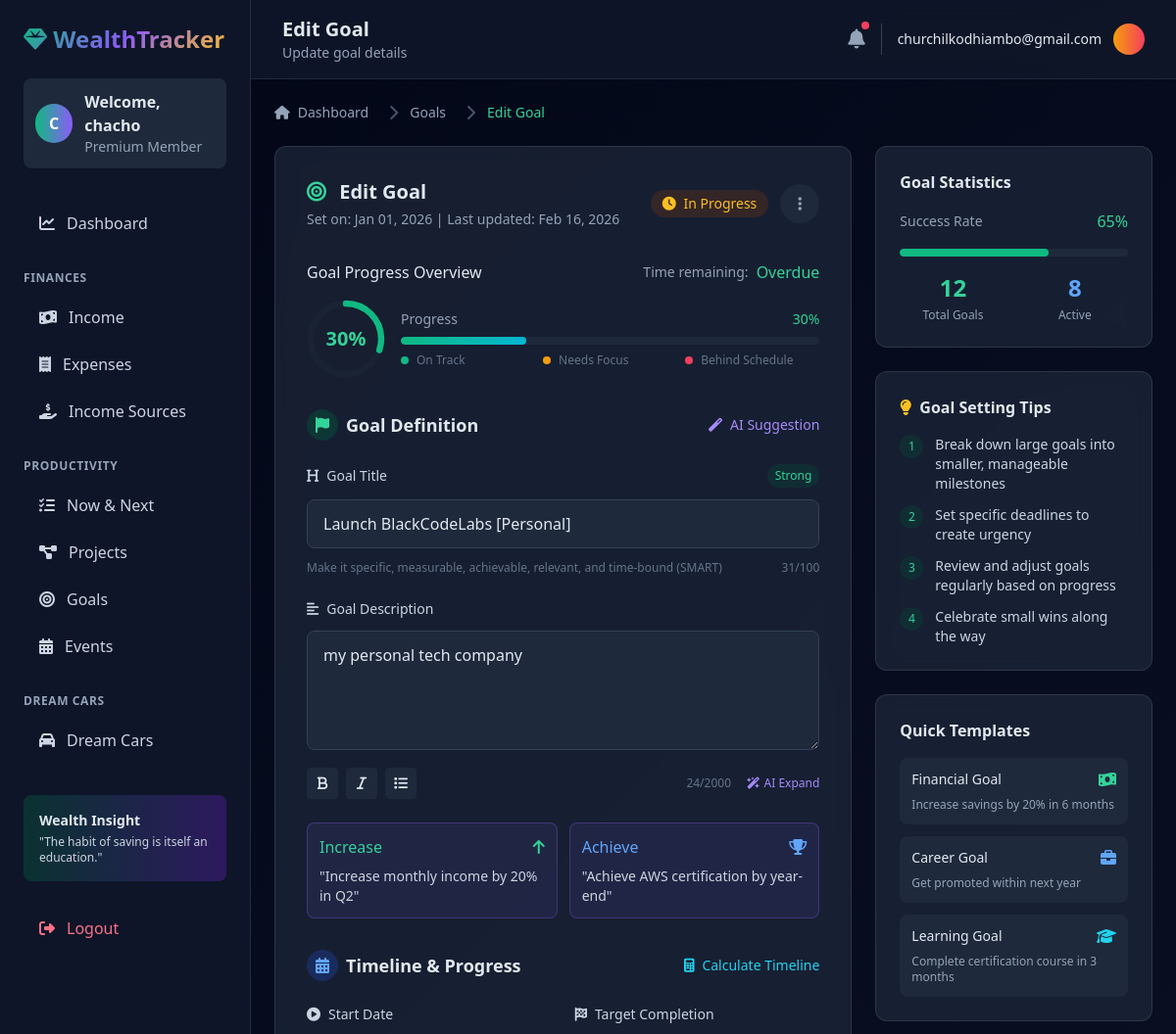
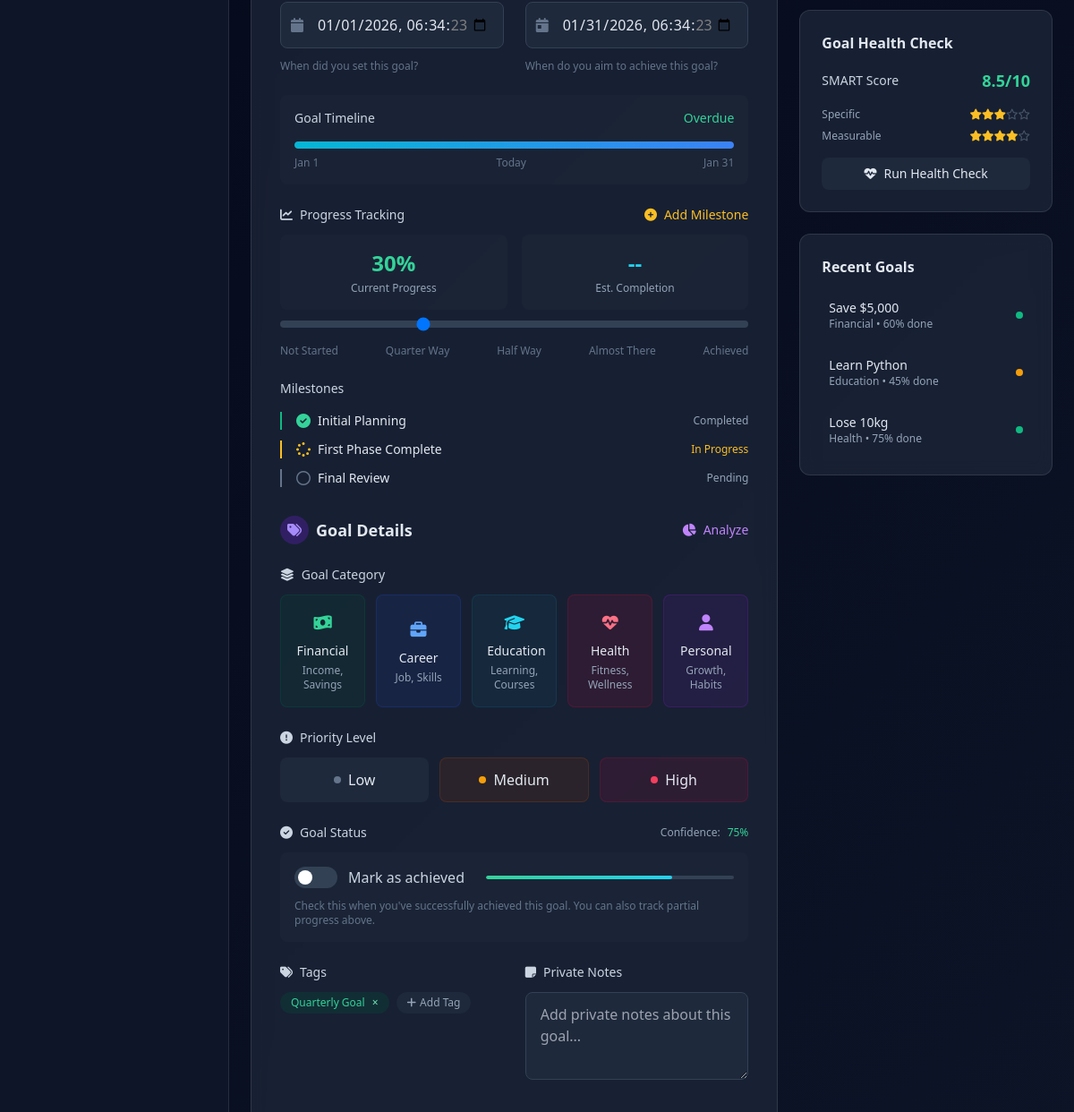
Page /goals/1/edit/ (signed in, upper part) on the earlier database version (2 pictures, top to bottom).
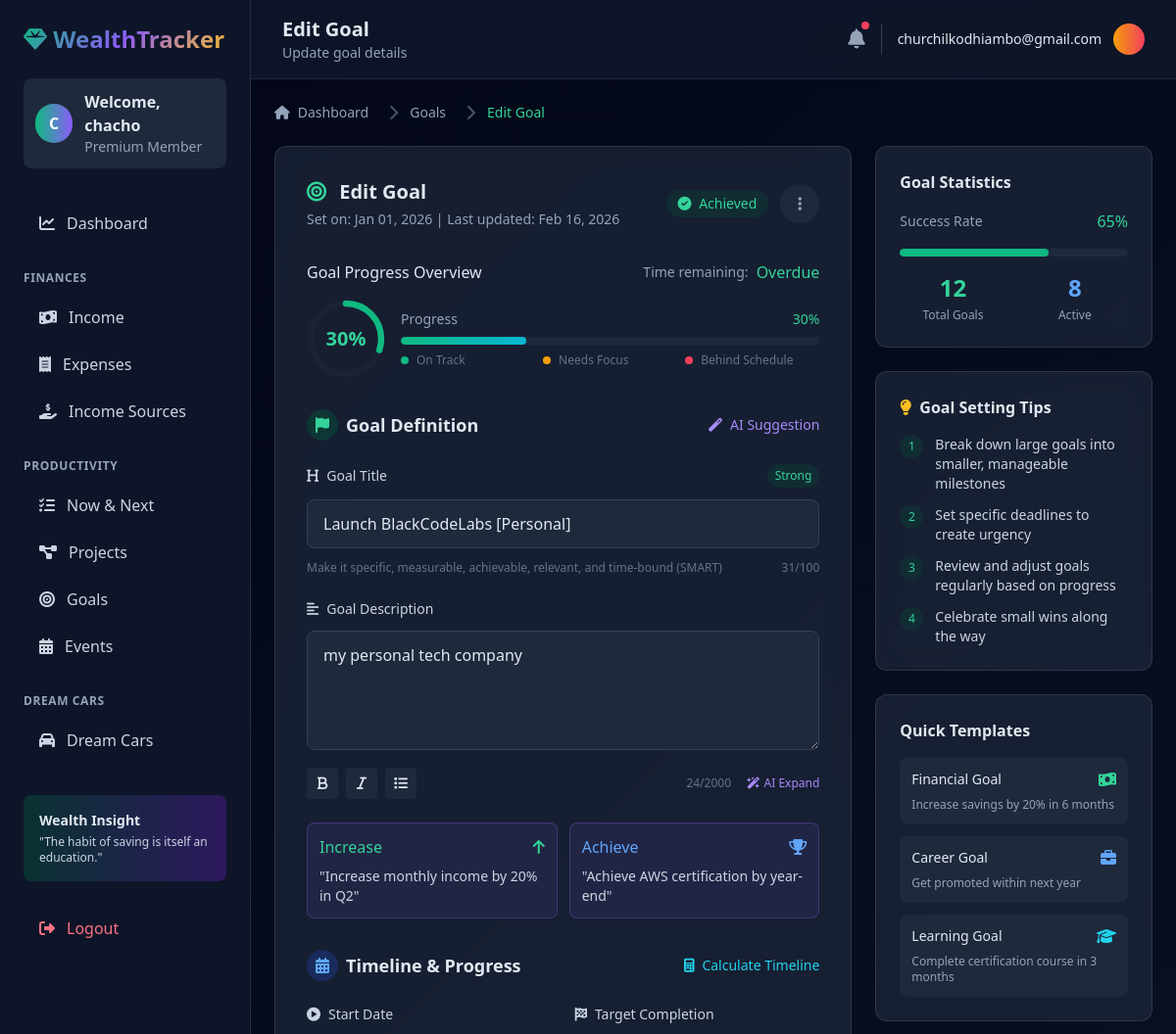
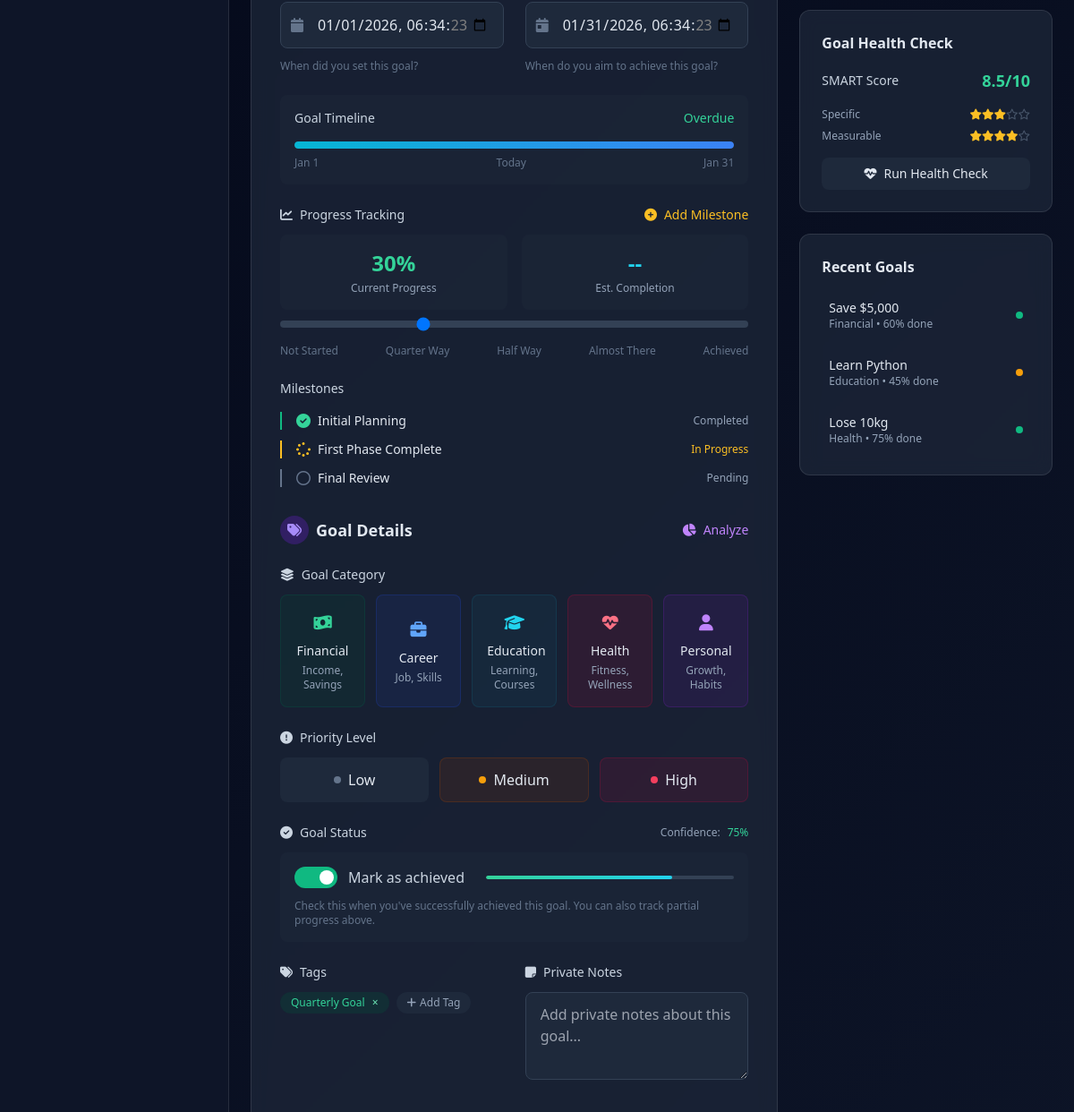
Same page on the later database version (2 pictures, top to bottom).
### Tracker/models.py (models this page shows, shortened)
class Goals(models.Model):
    user = models.ForeignKey(User, on_delete=models.CASCADE, null=True)
    goal_title = models.CharField(max_length=100, default="")
    date_set = models.DateTimeField(default=timezone.now)
    goal_description = models.TextField(default="")
    end_date = models.DateTimeField(default=timezone.now)
    achieved = models.BooleanField(default=False)

### Tracker/views.py (the view)
# urls.py: path('goals/<int:pk>/edit/', views.GoalsUpdateView.as_view(), name='goals-update'),
class GoalsUpdateView(LoginRequiredMixin, UpdateView):
    model = Goals
    form_class = GoalsForm
    template_name = 'tracker/goals_form.html'
    success_url = reverse_lazy('goals-list')
    def get_queryset(self):
        return Goals.objects.filter(user=self.request.user)

### Tracker/forms.py
class GoalsForm(forms.ModelForm):
    class Meta:
        model = Goals
        fields = ['goal_title', 'goal_description', 'date_set', 'end_date', 'achieved']
        widgets = {
            'date_set': forms.DateTimeInput(attrs={'type': 'datetime-local', 'class': 'form-control'}),
            'end_date': forms.DateTimeInput(attrs={'type': 'datetime-local', 'class': 'form-control'}),
            'goal_description': forms.Textarea(attrs={'rows': 3, 'class': 'form-control'}),
        }

### Tracker/templates/tracker/goals_form.html (shortened to what the changed rows need)
{% extends 'tracker/base.html' %}
{% load widget_tweaks %}
{% block header_title %}{% if form.instance.pk %}Edit Goal{% else %}Add New Goal {% endif %} {% endblock %}</h3>
{% block content %}
<div class="max-w-6xl mx-auto">
    <div class="grid grid-cols-1 lg:grid-cols-3 gap-6">
        <div class="lg:col-span-2">
            <div class="card rounded-xl p-8">
                <div class="flex items-center justify-between mb-8">
                    <div class="flex items-center space-x-3">
                        <span class="px-3 py-1 {% if form.instance.achieved %}bg-emerald-900/30 text-emerald-400{% else %}bg-amber-900/30 text-amber-400{% endif %} rounded-full text-sm">
                            <i class="fas {% if form.instance.achieved %}fa-check-circle{% else %}fa-clock{% endif %} mr-1"></i>
                            {% if form.instance.achieved %}Achieved{% else %}In Progress{% endif %}
                        </span>
                        {% if form.instance.pk %}
                        <div class="relative group">
                            <button class="w-10 h-10 bg-slate-800 hover:bg-slate-700 rounded-full flex items-center justify-center">
                            </button>
                        </div>
                        {% endif %}
                    </div>
                </div>
                <form method="post" class="space-y-8" id="goalForm">
                    <div class="space-y-6">
                        <div class="space-y-3">
                            <div class="bg-slate-800/50 rounded-lg p-4">
                                <div class="flex items-center space-x-6">
                                    <label class="flex items-center space-x-3 cursor-pointer">
                                        <div class="relative">
                                            <div class="w-12 h-6 bg-slate-700 peer-checked:bg-emerald-500 rounded-full peer"></div>
                                            <div class="absolute left-1 top-1 bg-white w-4 h-4 rounded-full transition peer-checked:transform peer-checked:translate-x-6"></div>
                                        </div>
                                    </label>
                                </div>
                            </div>
                        </div>
                    </div>
                </form>
            </div>
        </div>
    </div>
</div>
{% endblock %}

Differences in the rows shown:
changed Goals "Launch BlackCodeLabs [Personal]": achieved False → True (drawn)
Other differences:
text no longer shown: "In Progress"
text now shown: "Achieved"
